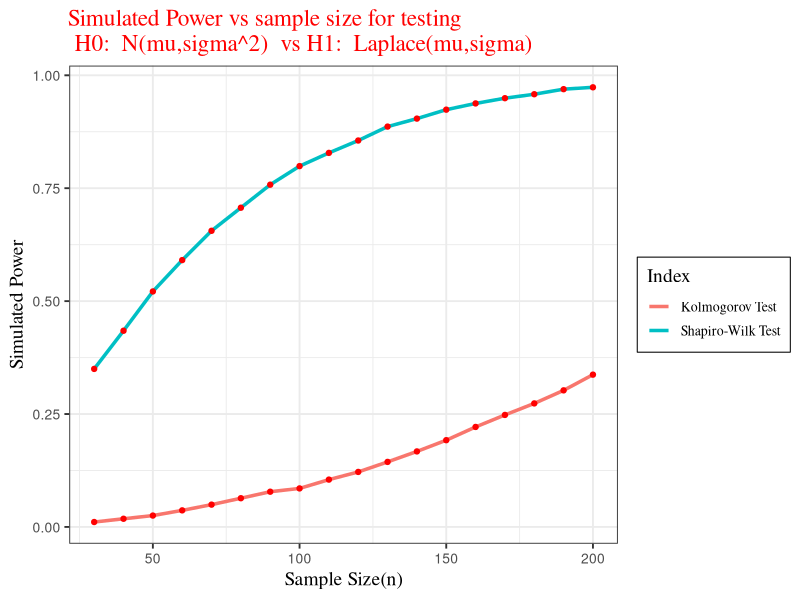

Write R code to recreate this figure.
rm(list = ls(all = T))  #removes all objects
library(ggplot2)
library(VGAM)
library(dplyr)
defined_theme <- theme(plot.subtitle = element_text(family = "mono",size = 11,
                                                    face = "bold",hjust = 0.01),axis.title = element_text(family = "serif"),
                       axis.text = element_text(size = 10),plot.title = element_text(family = "serif",
                                                                                     colour = "red", hjust = -0.01),legend.text = element_text(size = 10,family = "serif"), 
                       legend.title = element_text(family = "serif"),legend.background = element_blank(),
                       legend.box.background = element_rect(colour = "black"))
Power_Function1 <- function(n,r_CDF_H1)
{
  set.seed(seed = 1234)
  asymp_p_val <- replicate(10000,{
    my_sample <- r_CDF_H1(n)
    Fx=function(x){pnorm(x,mean(my_sample),sd(my_sample))}
    ks_test_p.val<- ks.test(my_sample, Fx,alternative = "two.sided")$p.value
    sw_test_p.val<-shapiro.test(my_sample)$p.value
    c(ks_test_p.val,sw_test_p.val)
  })
  apply(asymp_p_val,1,function(x){mean(x<=0.05)})
}

#taking the alternative as Laplace with scale and location
n=seq(30,200,by = 10)
pow_c.3=matrix(0,nrow=length(n),ncol=2)
for(i in 1:length(n))
{
  pow_c.3[i,]=Power_Function1(n[i],function(n){rlaplace(n,0,1)})
}
power_curve.3 <- data.frame(n=c(n,n),power=as.vector(pow_c.3),Index=factor(rep(c("Kolmogorov Test",
                                                                                 "Shapiro-Wilk Test"),each=length(n)),
                                                                           levels= c("Kolmogorov Test",
                                                                                     "Shapiro-Wilk Test")))
graph.3 <- ggplot(power_curve.3,aes(x = n,y = power,col = Index)) + geom_line(size = 1.2) +
  ggtitle(paste("Simulated Power vs sample size for testing \n H0: ","N(mu,sigma^2)"," vs H1: ","Laplace(mu,sigma)")) + 
  geom_point(col="red",size=1.5) + labs(x = "Sample Size(n)",y = "Simulated Power") +
  theme_bw(14) + defined_theme
graph.3                                                                                   
                                                                                 
